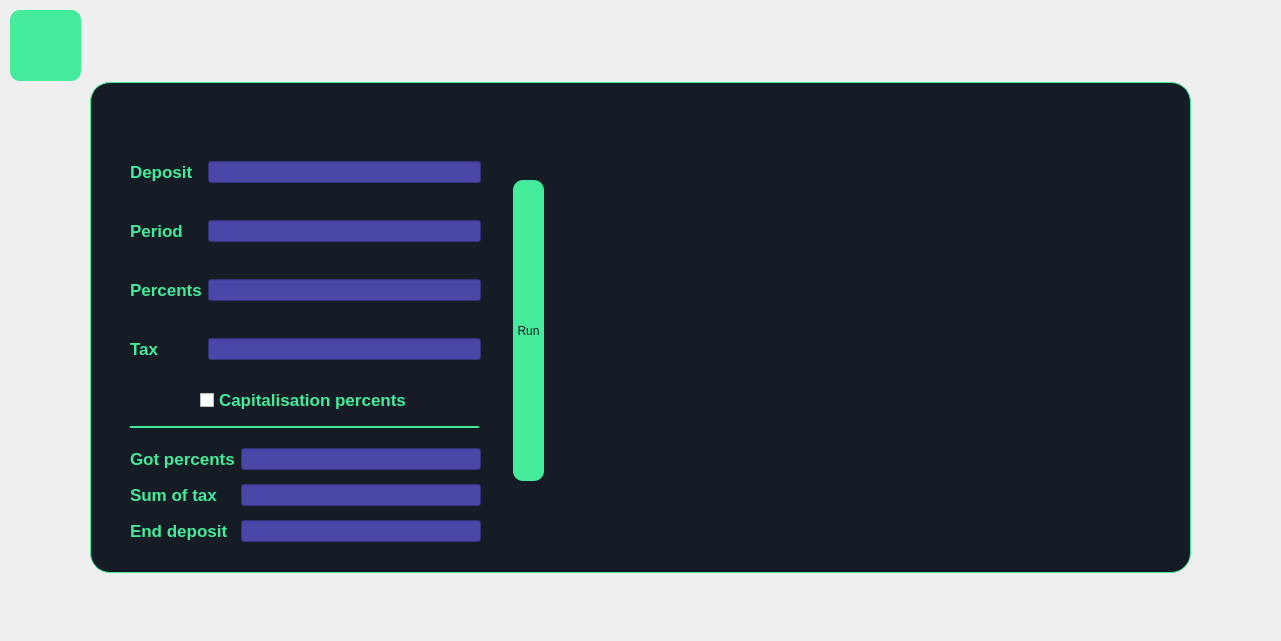
<?xml version="1.0" encoding="UTF-8"?>
<ui version="4.0">
 <class>DepositWindow</class>
 <widget class="QWidget" name="DepositWindow">
  <property name="geometry">
   <rect>
    <x>0</x>
    <y>0</y>
    <width>1281</width>
    <height>641</height>
   </rect>
  </property>
  <property name="windowTitle">
   <string>Form</string>
  </property>
  <widget class="QLabel" name="backgroundLabel">
   <property name="geometry">
    <rect>
     <x>0</x>
     <y>-10</y>
     <width>1281</width>
     <height>641</height>
    </rect>
   </property>
   <property name="text">
    <string/>
   </property>
  </widget>
  <widget class="QLabel" name="label">
   <property name="geometry">
    <rect>
     <x>90</x>
     <y>82</y>
     <width>1101</width>
     <height>491</height>
    </rect>
   </property>
   <property name="styleSheet">
    <string notr="true">QLabel {
	background-color: #151c26;
	border-radius: 20px;
	border: 1px solid #44eb9b;
}</string>
   </property>
   <property name="text">
    <string/>
   </property>
  </widget>
  <widget class="QPushButton" name="previousButton">
   <property name="geometry">
    <rect>
     <x>10</x>
     <y>10</y>
     <width>71</width>
     <height>71</height>
    </rect>
   </property>
   <property name="styleSheet">
    <string notr="true">QPushButton {
	background-color: #44eb9b;
	border-radius: 10px;
	border-image: url(:/src/image/previous.png) stretch; 
}</string>
   </property>
   <property name="text">
    <string/>
   </property>
  </widget>
  <widget class="QLabel" name="label_10">
   <property name="geometry">
    <rect>
     <x>130</x>
     <y>426</y>
     <width>349</width>
     <height>2</height>
    </rect>
   </property>
   <property name="styleSheet">
    <string notr="true">QLabel {
	background-color: #44eb9b;
}</string>
   </property>
   <property name="text">
    <string/>
   </property>
  </widget>
  <widget class="QCheckBox" name="capitalisationCheck">
   <property name="geometry">
    <rect>
     <x>200</x>
     <y>390</y>
     <width>211</width>
     <height>20</height>
    </rect>
   </property>
   <property name="styleSheet">
    <string notr="true">QCheckBox {
	color: #44eb9b;
	font-weight: bold;
	font-size: 17px;
}</string>
   </property>
   <property name="text">
    <string>Capitalisation percents</string>
   </property>
  </widget>
  <widget class="QPushButton" name="pushButton">
   <property name="geometry">
    <rect>
     <x>513</x>
     <y>180</y>
     <width>31</width>
     <height>301</height>
    </rect>
   </property>
   <property name="styleSheet">
    <string notr="true">QPushButton {
	background-color: #44eb9b;
	color: #151c26;
	border-radius: 10px;
}
</string>
   </property>
   <property name="text">
    <string>Run</string>
   </property>
  </widget>
  <widget class="QWidget" name="layoutWidget">
   <property name="geometry">
    <rect>
     <x>130</x>
     <y>130</y>
     <width>351</width>
     <height>261</height>
    </rect>
   </property>
   <layout class="QGridLayout" name="gridLayout">
    <item row="1" column="1">
     <widget class="QLineEdit" name="period">
      <property name="styleSheet">
       <string notr="true">QLineEdit {
	color: #44eb9b;
	background-color: rgb(74, 71, 169);
}</string>
      </property>
     </widget>
    </item>
    <item row="2" column="0">
     <widget class="QLabel" name="label_2">
      <property name="styleSheet">
       <string notr="true">QLabel {
	color: #44eb9b;
	font-weight: bold;
	font-size: 17px;
}
</string>
      </property>
      <property name="text">
       <string>Percents</string>
      </property>
     </widget>
    </item>
    <item row="2" column="1">
     <widget class="QLineEdit" name="percents">
      <property name="styleSheet">
       <string notr="true">QLineEdit {
	color: #44eb9b;
	background-color: rgb(74, 71, 169);
}</string>
      </property>
     </widget>
    </item>
    <item row="3" column="0">
     <widget class="QLabel" name="label_5">
      <property name="styleSheet">
       <string notr="true">QLabel {
	color: #44eb9b;
	font-weight: bold;
	font-size: 17px;
}
</string>
      </property>
      <property name="text">
       <string>Tax</string>
      </property>
     </widget>
    </item>
    <item row="3" column="1">
     <widget class="QLineEdit" name="tax">
      <property name="styleSheet">
       <string notr="true">QLineEdit {
	color: #44eb9b;
	background-color: rgb(74, 71, 169);
}</string>
      </property>
     </widget>
    </item>
    <item row="0" column="0">
     <widget class="QLabel" name="label_4">
      <property name="styleSheet">
       <string notr="true">QLabel {
	color: #44eb9b;
	font-weight: bold;
	font-size: 17px;
}
</string>
      </property>
      <property name="text">
       <string>Deposit</string>
      </property>
     </widget>
    </item>
    <item row="0" column="1">
     <widget class="QLineEdit" name="deposit">
      <property name="styleSheet">
       <string notr="true">QLineEdit {
	color: #44eb9b;
	background-color: rgb(74, 71, 169);
}</string>
      </property>
     </widget>
    </item>
    <item row="1" column="0">
     <widget class="QLabel" name="label_3">
      <property name="styleSheet">
       <string notr="true">QLabel {
	color: #44eb9b;
	font-weight: bold;
	font-size: 17px;
}
</string>
      </property>
      <property name="text">
       <string>Period</string>
      </property>
     </widget>
    </item>
   </layout>
  </widget>
  <widget class="QWidget" name="layoutWidget">
   <property name="geometry">
    <rect>
     <x>130</x>
     <y>440</y>
     <width>351</width>
     <height>111</height>
    </rect>
   </property>
   <layout class="QGridLayout" name="gridLayout_2">
    <item row="1" column="1">
     <widget class="QLineEdit" name="sumTax">
      <property name="styleSheet">
       <string notr="true">QLineEdit {
	color: #44eb9b;
	background-color: rgb(74, 71, 169);
}</string>
      </property>
     </widget>
    </item>
    <item row="1" column="0">
     <widget class="QLabel" name="label_8">
      <property name="styleSheet">
       <string notr="true">QLabel {
	color: #44eb9b;
	font-weight: bold;
	font-size: 17px;
}
</string>
      </property>
      <property name="text">
       <string>Sum of tax</string>
      </property>
     </widget>
    </item>
    <item row="0" column="0">
     <widget class="QLabel" name="label_7">
      <property name="styleSheet">
       <string notr="true">QLabel {
	color: #44eb9b;
	font-weight: bold;
	font-size: 17px;
}
</string>
      </property>
      <property name="text">
       <string>Got percents</string>
      </property>
     </widget>
    </item>
    <item row="2" column="0">
     <widget class="QLabel" name="label_9">
      <property name="styleSheet">
       <string notr="true">QLabel {
	color: #44eb9b;
	font-weight: bold;
	font-size: 17px;
}
</string>
      </property>
      <property name="text">
       <string>End deposit</string>
      </property>
     </widget>
    </item>
    <item row="0" column="1">
     <widget class="QLineEdit" name="gotPercents">
      <property name="styleSheet">
       <string notr="true">QLineEdit {
	color: #44eb9b;
	background-color: rgb(74, 71, 169);
}</string>
      </property>
     </widget>
    </item>
    <item row="2" column="1">
     <widget class="QLineEdit" name="endDeposit">
      <property name="styleSheet">
       <string notr="true">QLineEdit {
	color: #44eb9b;
	background-color: rgb(74, 71, 169);
}</string>
      </property>
     </widget>
    </item>
   </layout>
  </widget>
  <widget class="QFrame" name="graph">
   <property name="geometry">
    <rect>
     <x>580</x>
     <y>86</y>
     <width>581</width>
     <height>491</height>
    </rect>
   </property>
   <layout class="QHBoxLayout" name="horizontalLayout"/>
  </widget>
 </widget>
 <resources/>
 <connections/>
</ui>
